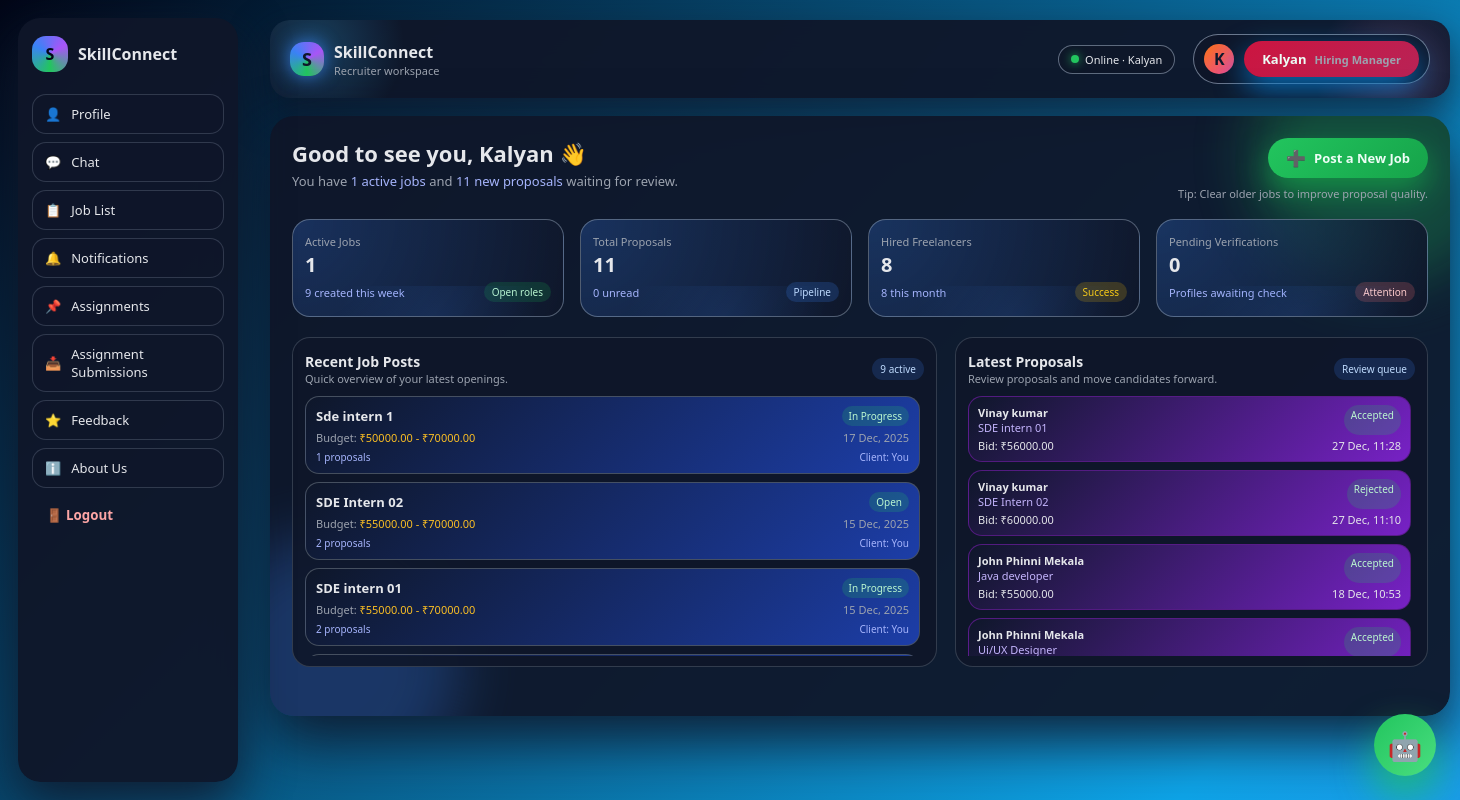
Page /recruiter/dashboard/ (signed in) on the committed database.
### marketplace/models.py (models this page shows, shortened)
class User(AbstractUser):
    ROLE_CHOICES = (
        ('client', 'client'),
        ('freelancer', 'Freelancer'),
    )
    role = models.CharField(max_length=20, choices=ROLE_CHOICES)

class Job(models.Model):
    STATUS_CHOICES = (
        ('open', 'Open'),
        ('in_progress', 'In Progress'),
        ('completed', 'Completed'),
        ('cancelled', 'Cancelled'),
    )
    client = models.ForeignKey(User, on_delete=models.CASCADE, related_name='jobs')
    title = models.CharField(max_length=200)
    description = models.TextField()
    budget_min = models.DecimalField(max_digits=10, decimal_places=2)
    budget_max = models.DecimalField(max_digits=10, decimal_places=2)
    created_at = models.DateTimeField(auto_now_add=True)
    status = models.CharField(max_length=20, choices=STATUS_CHOICES, default='open')

class Proposal(models.Model):
    STATUS_CHOICES = (
        ('pending', 'Pending'),
        ('accepted', 'Accepted'),
        ('rejected', 'Rejected'),
    )
    job = models.ForeignKey(Job, on_delete=models.CASCADE, related_name='proposals')
    freelancer = models.ForeignKey(User, on_delete=models.CASCADE, related_name='proposals')
    cover_letter = models.TextField()
    bid_amount = models.DecimalField(max_digits=10, decimal_places=2)
    status = models.CharField(max_length=20, choices=STATUS_CHOICES, default='pending')
    created_at = models.DateTimeField(auto_now_add=True)
    User = settings.AUTH_USER_MODEL

### marketplace/views.py (the view)
# urls.py: path('recruiter/dashboard/', views.recruiter_dashboard, name='recruiter_dashboard'),
@login_required
def recruiter_dashboard(request):
    jobs_qs = Job.objects.filter(client=request.user).order_by('-created_at')
    proposals_qs = Proposal.objects.filter(job__client=request.user).order_by('-created_at')
    conversations = Conversation.objects.filter(recruiter=request.user).select_related("freelancer", "job")
    notifications_count = Notification.objects.filter(user=request.user,is_read=False).count()
    unread_chats = Message.objects.filter(conversation__recruiter=request.user).exclude(sender=request.user).filter(is_read=False).count()
    assignments = Assignment.objects.filter(
        recruiter=request.user,
        status="submitted"   # ✅ only submitted ones
    ).order_by("-created_at")
    context = {
        "active_jobs": Job.objects.filter(client=request.user, status="open").count(),
        "total_proposals": proposals_qs.count(),
        "hired_freelancers": proposals_qs.filter(status="accepted").count(),
        "jobs_this_week": jobs_qs.count(),          # you can later add date filter
        "unread_proposals": proposals_qs.filter(status="pending").count(),
        "hires_this_month": proposals_qs.filter(status="accepted").count(),
        "pending_verifications": 0,                 # if you add this later
        "recent_jobs": jobs_qs[:20],                 # slicing is OK here (originally 5)
        "recent_proposals": proposals_qs[:10],       # and here (originally 6)
        "conversations": conversations,
        "notifications_count": notifications_count,  #notification testing
        "unread_chats": unread_chats,      #notification testing
        "submitted_assignments": assignments,
    }
    return render(request, "marketplace/recruiter_dashboard.html", context)

### marketplace/templates/marketplace/recruiter_dashboard.html (shortened to what this page needs)
<!DOCTYPE html>
<html lang="en">
<head>
</head>
<body>
<aside class="sidebar">
  <div class="sidebar-brand">
    <div class="sb-logo">S</div>
    <span>SkillConnect</span>
  </div>
  <nav class="sidebar-nav">
    <a href="{% url 'recruiter_profile' request.user.pk %}" class="sb-link">
      👤 <span>Profile</span>
    </a>
    <a href="{% url 'chat_list' %}" class="sb-link">
      💬 <span>Chat</span>
    </a>
    <a href="{% url 'job_list' %}" class="sb-link">
      📋 <span>Job List</span>
    </a>
    <a href="{% url 'notifications' %}" class="sb-link">
      🔔 <span>Notifications</span>
    </a>
    <a href="{% url 'assignment_create' %}" class="sb-link">
     📌 <span>Assignments</span>
    </a>
    <a href="{% url 'assignment_submissions' %}" class="sb-link">
     📥 <span>Assignment Submissions</span>
    </a>
    <a href="{% url 'feedback' %}" class="sb-link">
      ⭐ <span>Feedback</span>
    </a>
    <a href="{% url 'about_us' %}" class="sb-link">
      ℹ️ <span>About Us</span>
    </a>
    <form method="post" action="{% url 'logout' %}">
  <button type="submit" class="sidebar-link logout-btn" onclick="return confirm('Are you sure you want to logout?')">
    🚪 Logout
  </button>
</form>
  </nav>
</aside>
<div class="layout">
    <div class="shell">
        <header class="navbar">
            <div class="brand">
                <div class="brand-logo">S</div>
                <div class="brand-text">
                    <span>SkillConnect</span>
                    <span>Recruiter workspace</span>
                </div>
            </div>
            <div class="nav-right">
                <div class="pill">
                    <span class="pill-dot"></span>
                    <span>Online · {{ user.first_name|default:"Recruiter" }}</span>
                </div>
                <div class="user-chip">
                    <div class="avatar">
                        {{ user.first_name|default:"R"|first|upper }}
                    </div>
                    <div class="user-info">
                        <a href="{% url 'recruiter_profile' request.user.pk %}" class="btn-primarys">
                        <span>{{ user.first_name|default:"Recruiter" }}</span>
                        <span>Hiring Manager</span>
                    </a>
                    </div>
                </div>
            </div>
        </header>
        <main class="main-card">
            <div class="main-glow">
                <span class="g1"></span>
            </div>
            <div class="main-inner">
                <div class="header-row">
                    <div class="welcome">
                        <div class="welcome-title">
                            Good to see you, {{ user.first_name|default:"Recruiter" }} 👋
                        </div>
                        <div class="welcome-sub">
                            You have <span>{{ active_jobs|default:"0" }} active jobs</span> and
                            <span>{{ total_proposals|default:"0" }} new proposals</span> waiting for review.
                        </div>
                    </div>
                    <div class="cta-area">
                        <a href="{% url 'job_create' %}" class="btn-primary">
                            <span class="icon">➕</span>
                            <span>Post a New Job</span>
                        </a>
                        <div class="hint-text">
                            Tip: Clear older jobs to improve proposal quality.
                        </div>
                    </div>
                </div>
                <div class="stats-grid">
                    <div class="stat-card">
                        <div class="stat-label">Active Jobs</div>
                        <div class="stat-value">{{ active_jobs|default:"0" }}</div>
                        <div class="stat-meta">
                            <span>{{ jobs_this_week|default:"0" }} created this week</span>
                            <span class="stat-pill">Open roles</span>
                        </div>
                        <div class="wave"></div>
                    </div>
                    <div class="stat-card">
                        <div class="stat-label">Total Proposals</div>
                        <div class="stat-value">{{ total_proposals|default:"0" }}</div>
                        <div class="stat-meta">
                            <span>{{ unread_proposals|default:"0" }} unread</span>
                            <span class="stat-pill" style="background:rgba(59,130,246,0.2);color:#bfdbfe;">
                                Pipeline
                            </span>
                        </div>
                        <div class="wave"></div>
                    </div>
                    <div class="stat-card">
                        <div class="stat-label">Hired Freelancers</div>
                        <div class="stat-value">{{ hired_freelancers|default:"0" }}</div>
                        <div class="stat-meta">
                            <span>{{ hires_this_month|default:"0" }} this month</span>
                            <span class="stat-pill" style="background:rgba(234,179,8,0.2);color:#facc15;">
                                Success
                            </span>
                        </div>
                        <div class="wave"></div>
                    </div>
                    <div class="stat-card">
                        <div class="stat-label">Pending Verifications</div>
                        <div class="stat-value">{{ pending_verifications|default:"0" }}</div>
                        <div class="stat-meta">
                            <span>Profiles awaiting check</span>
                            <span class="stat-pill" style="background:rgba(248,113,113,0.2);color:#fecaca;">
                                Attention
                            </span>
                        </div>
                        <div class="wave"></div>
                    </div>
                </div>
                <div class="content-grid">
                    <section class="panel">
                        <div class="panel-header">
                            <div>
                                <div class="panel-title">Recent Job Posts</div>
                                <div class="panel-sub">Quick overview of your latest openings.</div>
                            </div>
                            <span class="panel-tag">{{ recent_jobs|length|default:"0" }} active</span>
                        </div>
                        <div class="job-list">
                            {% if recent_jobs %}
                                {% for job in recent_jobs %}
                                    <div class="job-card" onclick="window.location.href='{% url 'job_detail' job.pk %}'">
                                        <div class="job-title-row">
                                            <div class="job-title">{{ job.title }}</div>
                                            <div class="job-status">
                                                {{ job.get_status_display }}
                                            </div>
                                        </div>
                                        <div class="job-meta">
                                            <span>Budget:
                                                <span class="highlight">
                                                    ₹{{ job.budget_min }} - ₹{{ job.budget_max }}
                                                </span>
                                            </span>
                                            <span>{{ job.created_at|date:"d M, Y" }}</span>
                                        </div>
                                        <div class="job-footer">
                                            <span>{{ job.proposals.count }} proposals</span>
                                            <span>Client: You</span>
                                        </div>
                                    </div>
                                {% endfor %}
                            {% else %}
                                <div class="empty-state">
                                    No jobs yet. Start by posting your first project using the button above.
                                </div>
                            {% endif %}
                        </div>
                    </section>
                    <section class="panel">
                        <div class="panel-header">
                            <div>
                                <div class="panel-title">Latest Proposals</div>
                                <div class="panel-sub">Review proposals and move candidates forward.</div>
                            </div>
                            <span class="panel-tag">Review queue</span>
                        </div>
                        <div class="proposal-list">
                            {% if recent_proposals %}
                                {% for proposal in recent_proposals %}
                                    <div class="proposal-item">
                                        <div class="proposal-top">
                                            <div>
                                                <div class="proposal-name">
                                                    {{ proposal.freelancer.first_name|default:"Freelancer" }}
                                                </div>
                                                <div class="proposal-job">
                                                    {{ proposal.job.title|truncatechars:32 }}
                                                </div>
                                            </div>
                                            <div class="proposal-status {% if proposal.status == 'pending' %}pending{% endif %}">
                                                {{ proposal.get_status_display }}
                                            </div>
                                        </div>
                                        <div class="proposal-meta">
                                            <span>Bid: ₹{{ proposal.bid_amount }}</span>
                                            <span>{{ proposal.created_at|date:"d M, H:i" }}</span>
                                        </div>
                                    </div>
                                {% endfor %}
                            {% else %}
                                <div class="empty-state">
                                    No proposals yet. Once freelancers apply, they will appear here.
                                </div>
                            {% endif %}
                        </div>
                    </section>
                </div>
            </div>
        </main>
    </div>
</div>
<div id="bot-toggle">🤖</div>
</body>
</html>

### rows in the picture
User: first_name "Kalyan", first_name|first "K"
Job: title "Sde intern 1", status "In Progress", budget_min "50000.00", budget_max "70000.00", created_at "17 Dec, 2025", proposals.count "1"
Job: title "SDE Intern 02", status "Open", budget_min "55000.00", budget_max "70000.00", created_at "15 Dec, 2025", proposals.count "2"
Job: title "SDE intern 01", status "In Progress", budget_min "55000.00", budget_max "70000.00", created_at "15 Dec, 2025", proposals.count "2"
Proposal: freelancer.first_name "Vinay kumar", job "SDE intern 01", status "Accepted", bid_amount "56000.00", created_at "27 Dec, 11:28"
Proposal: freelancer.first_name "Vinay kumar", job "SDE Intern 02", status "Rejected", bid_amount "60000.00", created_at "27 Dec, 11:10"
Proposal: freelancer.first_name "John Phinni Mekala", job "Java developer", status "Accepted", bid_amount "55000.00", created_at "18 Dec, 10:53"
Proposal: freelancer.first_name "John Phinni Mekala", job "Ui/UX Designer", status "Accepted"

### other values in the picture
{{ active_jobs|default:"0" }} "1"
{{ total_proposals|default:"0" }} "11"
{{ jobs_this_week|default:"0" }} "9"
{{ unread_proposals|default:"0" }} "0"
{{ hired_freelancers|default:"0" }} "8"
{{ hires_this_month|default:"0" }} "8"
{{ pending_verifications|default:"0" }} "0"
{{ recent_jobs|length|default:"0" }} "9"
